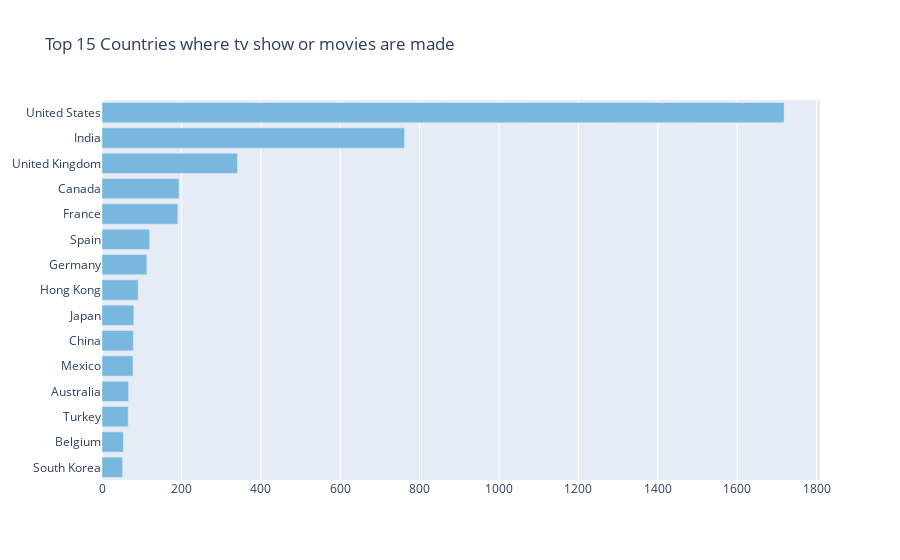

The code cell stored with this chart in its notebook:
### Markdown cell above
22 - Draw a Figure about calculating which countries tv show or movies are made

### Code cell
categories = ", ".join(netflix_df['country']).split(", ")
counter_list = Counter(categories).most_common(15)
labels = [_[0] for _ in counter_list][::-1]
values = [_[1] for _ in counter_list][::-1]
trace1 = go.Bar(y=labels, x=values, orientation="h", marker=dict(color='#78b7de'))

data1 = [trace1]
layout = go.Layout(title="Top 15 Countries where tv show or movies are made", legend=dict(x=0.1, y=1.1, orientation="h"))
fig = go.Figure(data1, layout=layout)
pio.write_image(fig, "images/image8.png")
fig.show()

### Figure 1 — Plotly figure (JSON) as saved in the notebook; plotly's stock layout.template omitted (floating-point values rounded to 4 significant figures)
{"data": [{"marker": {"color": "#78b7de"}, "orientation": "h", "type": "bar", "x": [52, 54, 66, 67, 78, 79, 80, 91, 113, 120, 191, 194, 341, 762, 1718], "y": ["South Korea", "Belgium", "Turkey", "Australia", "Mexico", "China", "Japan", "Hong Kong", "Germany", "Spain", "France", "Canada", "United Kingdom", "India", "United States"]}], "layout": {"legend": {"orientation": "h", "x": 0.1, "y": 1.1}, "title": {"text": "Top 15 Countries where tv show or movies are made"}}}
